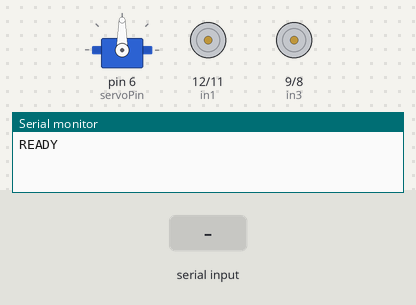
A sketch run on a simulated Arduino Uno, built with avr-gcc and run on an emulated ATmega328P. Shown: servo, motor-driver pin pairs drawn as motors (green arrow = first pin HIGH = forward, orange = second pin HIGH = backward, longer = more drive, scaled by the enable pin), the last lines printed to the serial monitor. The inputs (shaded band) are chosen by the test bench.

Above: at 1.2 s.
1.3 s: "V\n" received over Serial
At 1.6 s:
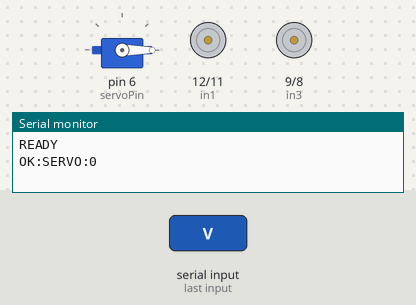
2.8 s: "F90\n" received over Serial
At 4.0 s:
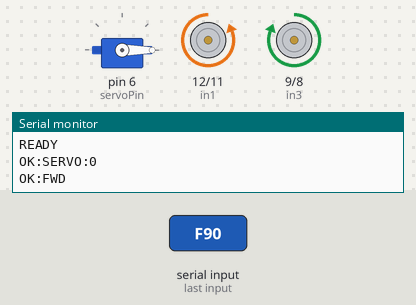
4.3 s: "B90\n" received over Serial
At 5.1 s:
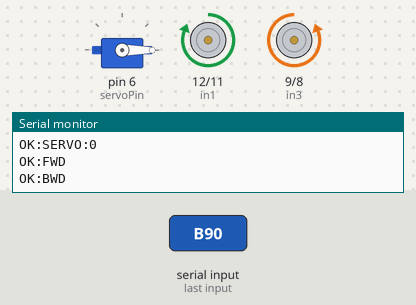
5.8 s: "L90\n" received over Serial
At 6.3 s:
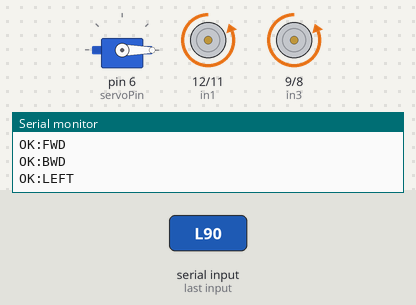
7.3 s: "R90\n" received over Serial
At 8.5 s:
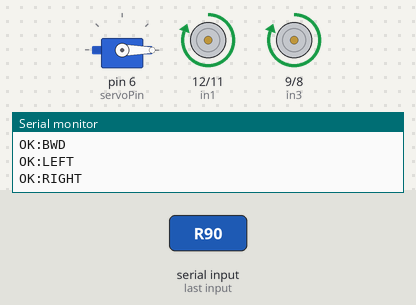
8.8 s: "V90\n" received over Serial
At 9.8 s:
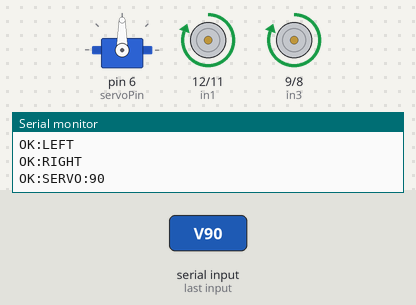
Timing chart, 0 to 11.3 s (numbered marks = the images above; inputs shaded):
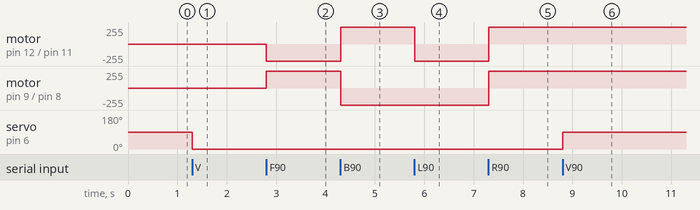

The sketch:

motor_driver.ino
```cpp
// ── motor_driver.ino ────────────────────────────────────────────────────────
// Arduino Uno sketch: receives serial commands from Rubik Pi 3 over USB.
// Drives two DC motors via L298N + sweeps a servo for ultrasonic scanning.
//
// Serial protocol (9600 baud, newline-terminated):
//   "F"      → drive forward
//   "B"      → drive backward
//   "L"      → turn left  (left backward, right forward)
//   "R"      → turn right (left forward, right backward)
//   "S"      → stop motors
//   "V<deg>" → servo to angle (0–180), e.g. "V90" = center
//
// Pin wiring:
//   L298N ENA → pin 13  (Motor A enable — always HIGH)
//   L298N IN1 → pin 12  (Motor A direction)
//   L298N IN2 → pin 11  (Motor A direction)
//   L298N ENB → pin 10  (Motor B enable — always HIGH)
//   L298N IN3 → pin 9   (Motor B direction)
//   L298N IN4 → pin 8   (Motor B direction)
//   Servo sig → pin 6   (PWM for ultrasonic sweep servo)

#include <Servo.h>

const int enA = 13;
const int in1 = 12;
const int in2 = 11;
const int enB = 10;
const int in3 = 9;
const int in4 = 8;
const int servoPin = 6;

Servo sweepServo;

void driveForward() {
  digitalWrite(in1, LOW);  digitalWrite(in2, HIGH);
  digitalWrite(in3, HIGH); digitalWrite(in4, LOW);
}

void driveBackward() {
  digitalWrite(in1, HIGH); digitalWrite(in2, LOW);
  digitalWrite(in3, LOW);  digitalWrite(in4, HIGH);
}

void turnLeft() {
  // Left motor backward, right motor forward
  digitalWrite(in1, LOW);  digitalWrite(in2, HIGH);
  digitalWrite(in3, LOW);  digitalWrite(in4, HIGH);
}

void turnRight() {
  // Left motor forward, right motor backward
  digitalWrite(in1, HIGH); digitalWrite(in2, LOW);
  digitalWrite(in3, HIGH); digitalWrite(in4, LOW);
}

void stopMotors() {
  digitalWrite(in1, LOW);
  digitalWrite(in2, LOW);
  digitalWrite(in3, LOW);
  digitalWrite(in4, LOW);
}

// ─── setup / loop ───────────────────────────────────────────────────────────

void setup() {
  Serial.begin(9600);

  pinMode(enA, OUTPUT);
  pinMode(in1, OUTPUT);
  pinMode(in2, OUTPUT);
  pinMode(enB, OUTPUT);
  pinMode(in3, OUTPUT);
  pinMode(in4, OUTPUT);

  // Enable both motors (full speed — pin 13 can't do PWM)
  digitalWrite(enA, HIGH);
  digitalWrite(enB, HIGH);

  sweepServo.attach(servoPin);
  sweepServo.write(90);  // center (straight ahead)

  stopMotors();
  Serial.println("READY");
}

String inputBuffer = "";

void loop() {
  while (Serial.available()) {
    char c = Serial.read();
    if (c == '\n' || c == '\r') {
      inputBuffer.trim();
      if (inputBuffer.length() > 0) {
        handleCommand(inputBuffer);
        inputBuffer = "";
      }
    } else {
      inputBuffer += c;
    }
  }
}

void handleCommand(String cmd) {
  char action = cmd.charAt(0);

  switch (action) {
    case 'F':
      driveForward();
      Serial.println("OK:FWD");
      break;
    case 'B':
      driveBackward();
      Serial.println("OK:BWD");
      break;
    case 'L':
      turnLeft();
      Serial.println("OK:LEFT");
      break;
    case 'R':
      turnRight();
      Serial.println("OK:RIGHT");
      break;
    case 'S':
      stopMotors();
      Serial.println("OK:STOP");
      break;
    case 'V': {
      int angle = cmd.substring(1).toInt();
      angle = constrain(angle, 0, 180);
      sweepServo.write(angle);
      Serial.print("OK:SERVO:");
      Serial.println(angle);
      break;
    }
    default:
      Serial.println("ERR");
      break;
  }
}
```

Measured:
- after the input at 1.3 s, servo on pin 6 (servoPin): 90° → 0° at once
- after the input at 2.8 s, motor on pin 12 (in1) / pin 11 (in2): stopped → backward 255/255 at once; motor on pin 9 (in3) / pin 8 (in4): stopped → forward 255/255 at once
- after the input at 4.3 s, motor on pin 12 (in1) / pin 11 (in2): backward 255/255 → forward 255/255 at once; motor on pin 9 (in3) / pin 8 (in4): forward 255/255 → backward 255/255 at once
- after the input at 5.8 s, motor on pin 12 (in1) / pin 11 (in2): forward 255/255 → backward 255/255 at once
- after the input at 7.3 s, motor on pin 12 (in1) / pin 11 (in2), motor on pin 9 (in3) / pin 8 (in4): backward 255/255 → forward 255/255 at once
- after the input at 8.8 s, servo on pin 6 (servoPin): 0° → 90° at once
